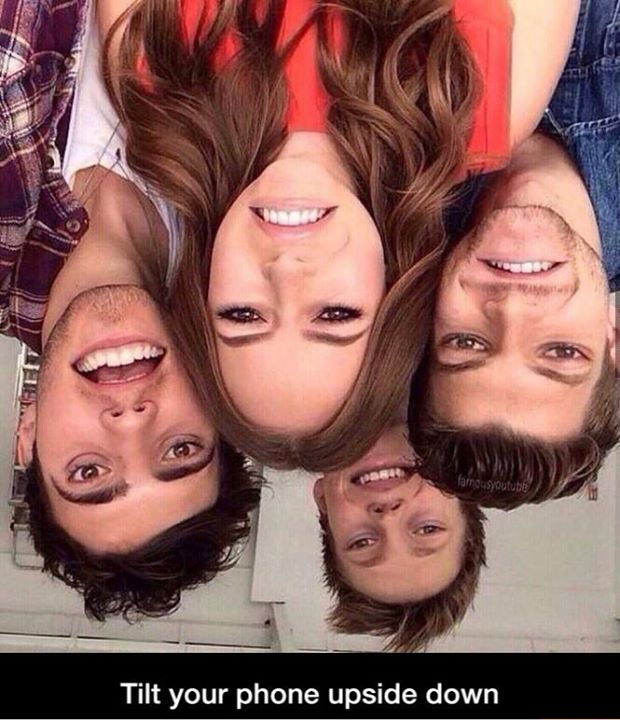
#> input picture upsidedown.jpg, 620 x 720 px
$ python lab1.py   (Python 2 division)
#> lines starting #> are read from the running program, lines starting #| are printed output that depends on the picture; after the words box and inside, x2 and y2 are one past the last pixel; in counts of white or black regions, pixels touching at a corner belong together
################
# lab1.py, a script to manipulate images with openCV
# -Wesley Chavez
# 10/4/16
# Portland State University
# ECE 510: Embedded Vision
# Lab 1
################

# Import libraries
import numpy as np
import cv2

# Read image file and determine dimensions
imgfile = 'upsidedown.jpg'
img = cv2.imread(imgfile)
#> img is the input picture: shape (720, 620, 3); mean B, G, R 89.5, 94.7, 137.8
y=img.shape[0]
#> y = 720
x=img.shape[1]
#> x = 620

# Display the original image
cv2.imshow('image', img)
cv2.waitKey(0)

# Downsample by half in each dimension and save to file.  If no dstsize is
# specified, pyrDown automatically downsamples by half in each dimension.
# pyrDown actually performs a Gaussian blur with a 5x5 kernel before getting
# rid of every other column and row. No artifacts are visible.
imgDS2 = cv2.pyrDown(img,dstsize = (x/2,y/2))
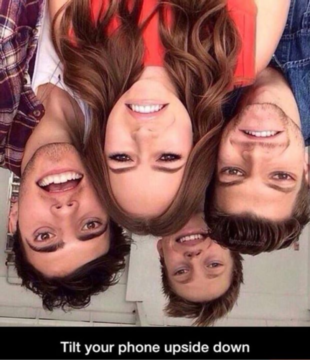
#> imgDS2: shape (360, 310, 3); mean B, G, R 89.5, 94.6, 137.8
cv2.imshow('image', imgDS2)
cv2.waitKey(0)
cv2.imwrite('imageDownsampledBy2.jpg', imgDS2)

# Downsample again by half in each dimension and save to file.
imgDS4 = cv2.pyrDown(imgDS2,dstsize = (x/4,y/4))
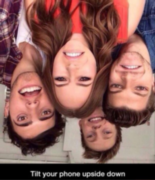
#> imgDS4: shape (180, 155, 3); mean B, G, R 89.5, 94.7, 138
cv2.imshow('image', imgDS4)
cv2.waitKey(0)
cv2.imwrite('imageDownsampledBy4.jpg', imgDS4)

# Upsample the downsampled image (imgDS4) by two in each dimension and save
# to file.
imgUS2 = cv2.pyrUp(imgDS4,dstsize = (x/2,y/2))
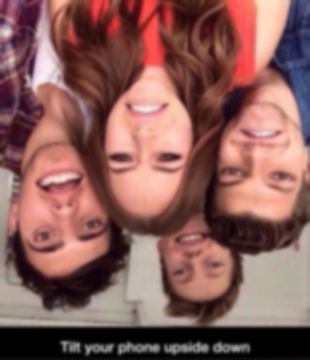
#> imgUS2: shape (360, 310, 3); mean B, G, R 89.5, 94.6, 137.8
cv2.imshow('image', imgUS2)
cv2.waitKey(0)
cv2.imwrite('imageUpsampledBy2.jpg', imgUS2)

# Upsample again by two in each dimension and save to file. Because of the
# blurring of pyrDown and the loss of information when downsampling an
# image, upsampling to the original size results in a degradation in the
# form of blurriness.
imgUS4 = cv2.pyrUp(imgUS2,dstsize = (x,y))
cv2.imshow('image', imgUS4)
cv2.waitKey(0)
cv2.imwrite('imageUpsampledBy4.jpg', imgUS4)

# Create black (zeros) 200x200 pixel BGR image (multidimensional np array)
imgbg = np.zeros((200,200,3), np.uint8)

# Draw a circle on the image and display.  imgbg is the designated image,
# (100,100) is the center point of the circle, 20 is the pixel radius,
# (255,0,0) is the circle color (BGR, so blue circle), and -1 is the
# thickness; any negative number in this argument results in a filled circle
cv2.circle(imgbg,(100,100),20,(255,0,0),-1)
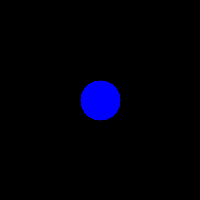
#> imgbg: shape (200, 200, 3); mean of channels 0, 1, 2 8, 0, 0; drawn as B, G, R
cv2.imshow('image', imgbg)
cv2.waitKey(0)

# Similar to the .at function in C++, we can specify indices or a range of
# indices with which to specify a value.  60-101 in the first dimension
# (loops across rows), 30:101 in the second dimension (loops across
# columns), and 1 in the third dimension (BGR, so green channel). 60-101
# actually indicates rows 60-100 (0-indexed), which is why I like MATLAB
# better for this sort of thing, and it's 1-indexed, so in MATLAB I would
# say imgbg[60:100,30:100,2] = 255, which is more intuitive to me.  All the
# pixels in this range are at maximum intensity (255 for uint8)
imgbg[60:101,30:101,1] = 255
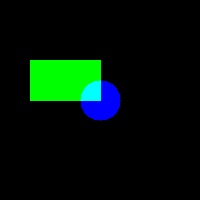
#> imgbg: shape (200, 200, 3); 7.28% of pixels changed, all inside (x1, y1, x2, y2) = (30, 60, 101, 101); drawn as B, G, R
cv2.imshow('image', imgbg)
cv2.waitKey(0)
cv2.imwrite('BlueCircleGreenRectangle.jpg', imgbg)

# Since I created a circle on the blue channel and a rectangle on the green # channel, pixels where these shapes overlap have color values (255,255,0), # which is cyan because RGB/BGR is additive.

$ run again, with group.jpg copied over upsidedown.jpg
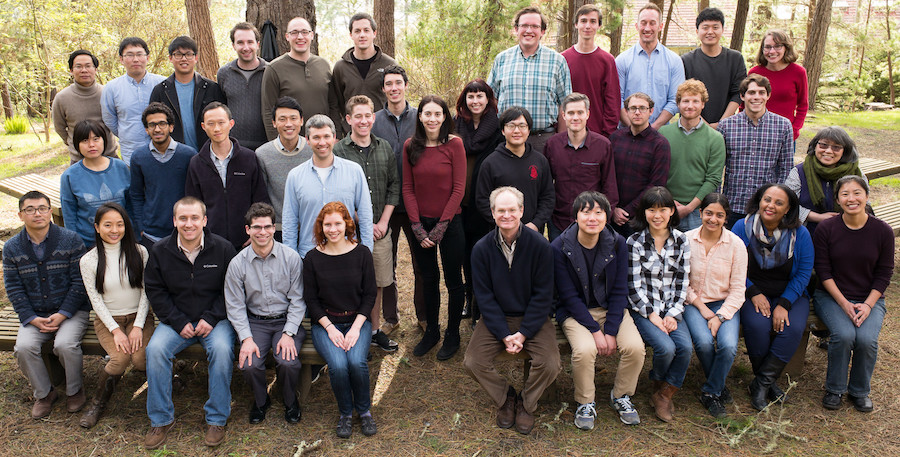
#> input picture group.jpg, 900 x 457 px
#> img is the input picture: shape (457, 900, 3); mean B, G, R 91.5, 99.2, 111.2
#> `imgDS2 = cv2.pyrDown(img,dstsize = (x/2,y/2))`:
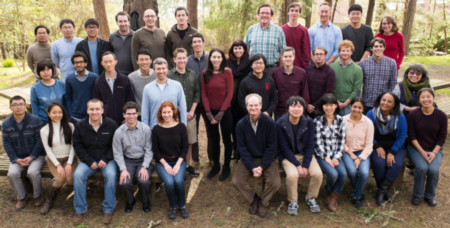
#> imgDS2: shape (228, 450, 3); mean B, G, R 91.6, 99.2, 111.2
#> `imgUS2 = cv2.pyrUp(imgDS4,dstsize = (x/2,y/2))`:
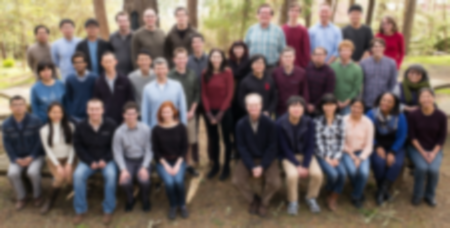
#> imgUS2: shape (228, 450, 3); mean B, G, R 91.6, 99.2, 111.2
